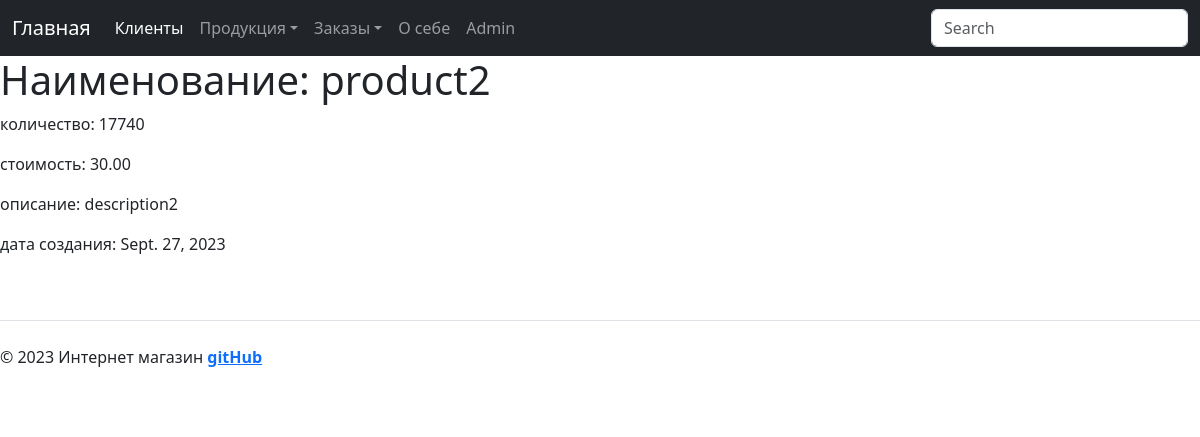
Page /shop/product/2 on the earlier database version.
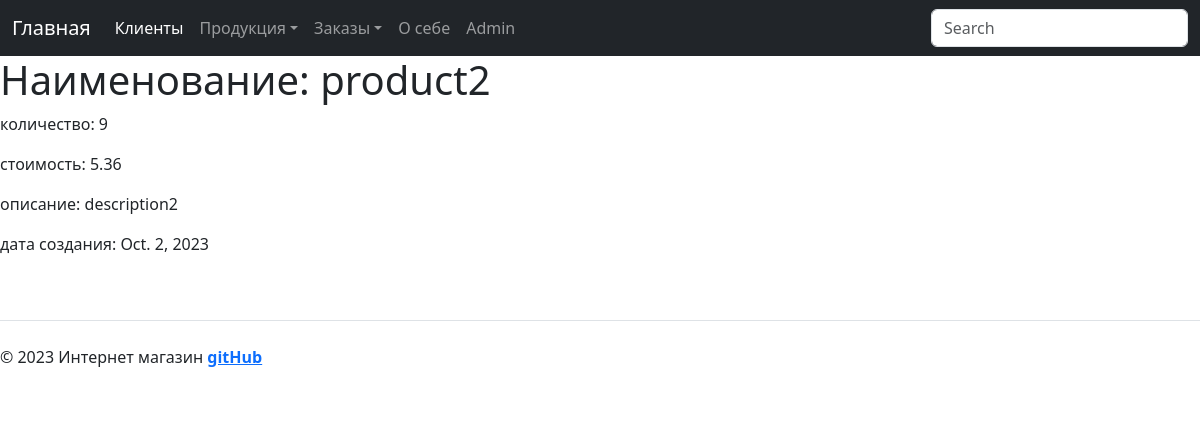
Same page on the later database version.
### shop_app/models.py (models this page shows, shortened)
class Product(models.Model):
    name_product = models.CharField(max_length=50)
    description_product = models.TextField()
    cost = models.DecimalField(max_digits=8, decimal_places=2)
    quantity = models.IntegerField()
    date_add_product = models.DateField(auto_now_add=True)
    image_product = models.ImageField(upload_to="images/")

### shop_app/views.py (the view)
# urls.py: path('shop/product/<int:id_product>', views.product, name='product'),           #вывод выбранного пользователем проодукта по id по форме (cтр 17)
def product(request, id_product: int):
    product = Product.objects.filter(pk=id_product).first()
    context = {
        "product": product
    }
    return render(request, "shop_app/product.html", context=context)

### shop_app/templates/shop_app/product.html (shortened to what this page needs)
{% extends 'shop_app/base.html' %}
{% block content %}
<h1>Наименование: {{ product.name_product }}</h1>
<p>количество: {{ product.quantity }}</p>
<p>стоимость: {{ product.cost }}</p>
<p>описание: {{ product.description_product }}</p>
<p>дата создания: {{ product.date_add_product }}</p>
<br>
{% endblock %}

Differences in the rows shown:
changed Product "product2": quantity "17740" → "9"; cost "30.00" → "5.36"; date_add_product "Sept. 27, 2023" → "Oct. 2, 2023"
